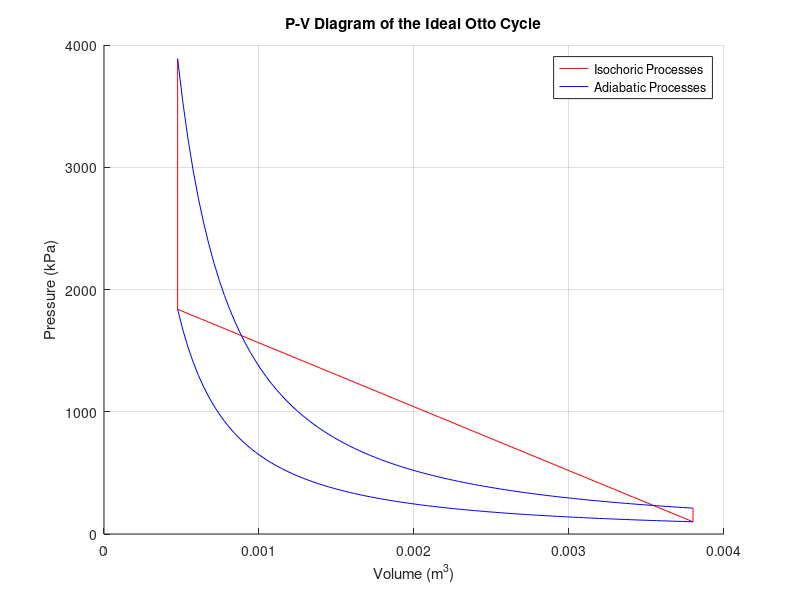

Write the MATLAB code that produced this figure.
clear all;
clc;
% Constants
R = 8.314;
M = 0.0287;
R_specific = R / M;
gamma = 1.4; 
Cv = 0.718;

% Initial conditions
P1 = 100;
T1 = 30 + 273.15;
V1 = 0.0038;
r = 8;
T3 = 1200 + 273.15;

% Calculations
V2 = V1 / r; % Volume after compression (m^3)
T2 = T1 * (V1 / V2)^(gamma - 1); % Temperature after compression (K)
P2 = P1 * (V1 / V2)^gamma; % Pressure after compression (kPa)
P3 = P2 * T3 / T2; % Pressure after combustion (kPa)
V3 = V2; % Volume remains constant during combustion
V4 = V1; % Volume after expansion (m^3)
T4 = T3 * (V3 / V4)^(gamma - 1); % Temperature after expansion (K)
P4 = P3 * (V3 / V4)^gamma; % Pressure after expansion (kPa)

% Heat and work calculations
Qin = Cv * (T3 - T2); % Heat addition (kJ)
Qout = Cv * (T4 - T1); % Heat rejection (kJ)
Wnet = Qin - Qout; % Net work output (kJ)
eta = 1 - (1 / r^(gamma - 1)); % Thermal efficiency
MEP = Wnet / (V1 - V2); % Mean Effective Pressure (kPa)

% Generate P-V diagram
n_points = 100;
V_compression = linspace(V1, V2, n_points);
P_compression = P1 * (V1 ./ V_compression).^gamma;

V_expansion = linspace(V3, V4, n_points);
P_expansion = P3 * (V3 ./ V_expansion).^gamma;

% Plotting
figure;
hold on;
plot([V1 V2], [P1 P2], 'r-'); % Isochoric compression
plot(V_compression, P_compression, 'b-'); % Adiabatic compression
plot([V2 V3], [P2 P3], 'r-'); % Isochoric heat addition
plot(V_expansion, P_expansion, 'b-'); % Adiabatic expansion
plot([V4 V1], [P4 P1], 'r-'); % Isochoric heat rejection
xlabel('Volume (m^3)');
ylabel('Pressure (kPa)');
title('P-V Diagram of the Ideal Otto Cycle');
legend('Isochoric Processes', 'Adiabatic Processes');
grid on;
hold off;

fprintf('Heat Rejection (Qout): %.2f kJ\n', Qout);
fprintf('Net Work Output (Wnet): %.2f kJ\n', Wnet);
fprintf('Thermal Efficiency (η): %.2f%%\n', eta * 100);
fprintf('Mean Effective Pressure (MEP): %.2f kPa\n', MEP);
